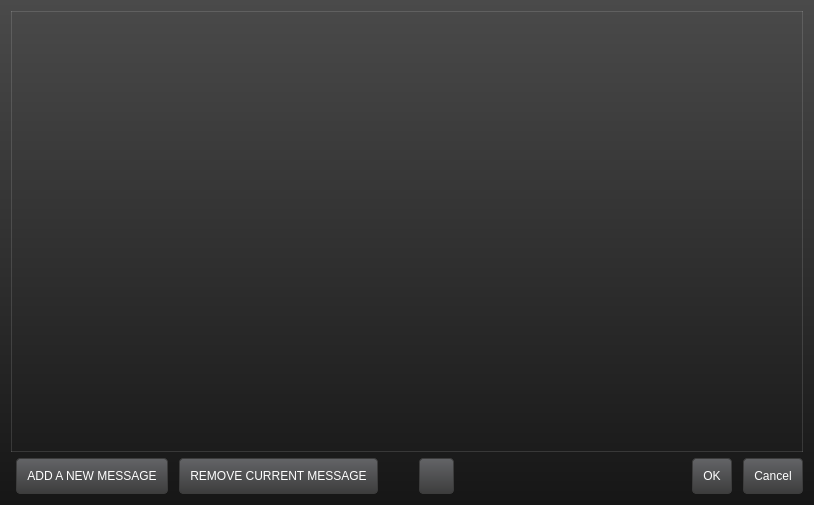
<?xml version="1.0" encoding="UTF-8"?>
<ui version="4.0">
 <class>ExtOscPatternAsk</class>
 <widget class="QDialog" name="ExtOscPatternAsk">
  <property name="geometry">
   <rect>
    <x>0</x>
    <y>0</y>
    <width>814</width>
    <height>505</height>
   </rect>
  </property>
  <property name="windowTitle">
   <string>IanniX — Message editor</string>
  </property>
  <property name="styleSheet">
   <string notr="true">QWidget#ExtOscPatternAsk {
	background-color: qlineargradient(spread:pad, x1:0, y1:0, x2:0, y2:1, stop:0 rgba(74, 74, 74, 255), stop:1 rgba(22, 22, 22, 255));
}

QTextEdit#help {
	color: white;
	background-color: transparent;
}


QWidget {
	font: 10px &quot;Arial&quot;;
}
QLabel {
	font: bold;
}

QTabWidget::pane {
	border: 1px solid rgba(255, 255, 255, 32);
}

QLabel {
	color: rgb(220, 220, 220);
}

QLineEdit {
	background: transparent;
	border: 0px solid transparent;
}

QPushButton, QSpinBox, QDoubleSpinBox, QLineEdit {
	border: 1px solid rgb(60, 60, 60);
	border-radius: 4px;
	background-color: qlineargradient(spread:pad, x1:0, y1:0, x2:0, y2:1, stop:0 rgba(99, 100, 103, 255), stop:1 rgba(61, 61, 61, 255));
}
QPushButton {
	margin-left: 5px;
	color: white;
	padding: 10px;
}
QPushButton:hover {
	border: 1px solid rgb(0, 187, 255);
	background-color: rgb(0, 137, 241, 128);
}
QPushButton::checked, QPushButton:pressed {
	background-color: rgb(0, 187, 255);
	color: white;
}


QCheckBox {
	spacing: 5px;
}
QCheckBox::indicator {
	width: 11px;
	height: 11px;
	border: 1px solid rgb(60, 60, 60);
	background-color: qlineargradient(spread:pad, x1:0, y1:0, x2:0, y2:1, stop:0 rgba(139, 140, 143, 255), stop:1 rgba(101, 101, 101, 255));
}
QCheckBox::indicator:checked {
	background-color: qlineargradient(spread:pad, x1:0, y1:0, x2:0, y2:1, stop:0 rgba(50, 237, 255), stop:1 rgba(0, 187, 255, 255));
}

QDoubleSpinBox, QSpinBox, QLineEdit  {
	padding: 2px;
	padding-top: 0px;
	color: white;
}
QSpinBox::up-button, QDoubleSpinBox::up-button {
	width: 5px;
    image: url(:/icons/res_icon_plus.png);
	padding: 2px;
	border: 0px solid transparent;
	background: rgba(255, 255, 255, 64);
}
QSpinBox::down-button, QDoubleSpinBox::down-button {
	width: 5px;
    image: url(:/icons/res_icon_minus.png);
	padding: 2px;
	border: 0px solid transparent;
	background: rgba(255, 255, 255, 64);
}



QTreeWidget {
	alternate-background-color: rgb(79, 79, 81);
	color: white;
	border: 0px solid transparent;
	gridline-color: rgb(150, 152, 137);
	selection-background-color: rgb(0, 187, 255);
	background: transparent;
	background-color: rgb(63, 64, 64);
}
QTreeWidget::item {
}
QHeaderView {
	background: transparent;
	border: 0px solid transparent;
	color: rgb(203, 203, 203);
	min-height: 12px;
}
QHeaderView::section {
	background: rgba(255, 255, 255, 64);
	padding-left: 4px;
	border: 0px solid transparent;
	border-top-left-radius:  6px;
	border-top-right-radius: 6px;
	font: bold;
}

QTreeView::indicator {
	border: 1px solid rgb(60, 60, 60);
	width: 11px;
	height: 11px;
}
QTreeView::indicator:unchecked {
	background-color: qlineargradient(spread:pad, x1:0, y1:0, x2:0, y2:1, stop:0 rgba(139, 140, 143, 255), stop:1 rgba(101, 101, 101, 255));
}
QTreeView::indicator:checked {
	background-color: qlineargradient(spread:pad, x1:0, y1:0, x2:0, y2:1, stop:0 rgba(50, 237, 255), stop:1 rgba(0, 187, 255, 255));
}



QScrollBar:vertical, QScrollBar:horizontal {
	border: 0px solid transparent;
	background: rgba(255, 255, 255, 32);
}
QScrollBar::handle:vertical, QScrollBar::handle:horizontal {
	border: 0px solid transparent;
	background: rgb(161, 161, 161);
	border-radius: 3px;
}
QScrollBar:vertical {						width: 8px;					}
QScrollBar:horizontal {					height: 8px;				}
QScrollBar::handle:vertical {			min-height: 8px;		}
QScrollBar::handle:horizontal {	min-width: 8px;			}
QScrollBar::add-line:vertical, QScrollBar::add-line:hozirontal, QScrollBar::sub-line:vertical, QScrollBar::sub-line:horizontal, QScrollBar::up-arrow:vertical, QScrollBar::up-arrow:horizontal, QScrollBar::down-arrow:vertical, QScrollBar::down-arrow:horizontal {
	border: 0px solid transparent;
	background: transparent;
	width: 1px;
	height: 1px;
}
QScrollBar::add-page:vertical, QScrollBar::sub-page:vertical, QScrollBar::add-page:horizontal, QScrollBar::sub-page:horizontal {
	background: none;
}


QSplitter::handle {
	background: rgb(255, 255, 255, 30);
}
QSplitter::handle:pressed {
	background: rgb(0, 187, 255);
 }
QSplitter::handle:horizontal	 	{	width: 4px; }
QSplitter::handle:vertical     		{	height: 4px; }

</string>
  </property>
  <layout class="QVBoxLayout" name="verticalLayout">
   <item>
    <widget class="QTabWidget" name="tabs">
     <property name="currentIndex">
      <number>-1</number>
     </property>
    </widget>
   </item>
   <item>
    <layout class="QHBoxLayout" name="horizontalLayout">
     <item>
      <widget class="QPushButton" name="addButton">
       <property name="minimumSize">
        <size>
         <width>150</width>
         <height>0</height>
        </size>
       </property>
       <property name="text">
        <string>ADD A NEW MESSAGE</string>
       </property>
      </widget>
     </item>
     <item>
      <widget class="QPushButton" name="removeButton">
       <property name="minimumSize">
        <size>
         <width>150</width>
         <height>0</height>
        </size>
       </property>
       <property name="text">
        <string>REMOVE CURRENT MESSAGE</string>
       </property>
      </widget>
     </item>
     <item>
      <spacer name="horizontalSpacer_2">
       <property name="orientation">
        <enum>Qt::Horizontal</enum>
       </property>
       <property name="sizeType">
        <enum>QSizePolicy::Fixed</enum>
       </property>
       <property name="sizeHint" stdset="0">
        <size>
         <width>30</width>
         <height>20</height>
        </size>
       </property>
      </spacer>
     </item>
     <item>
      <widget class="QPushButton" name="help">
       <property name="minimumSize">
        <size>
         <width>40</width>
         <height>0</height>
        </size>
       </property>
       <property name="maximumSize">
        <size>
         <width>40</width>
         <height>40</height>
        </size>
       </property>
       <property name="text">
        <string/>
       </property>
       <property name="icon">
        <iconset resource="IanniX.qrc">
         <normaloff>:/actions/res_icon_help.png</normaloff>:/actions/res_icon_help.png</iconset>
       </property>
       <property name="iconSize">
        <size>
         <width>32</width>
         <height>32</height>
        </size>
       </property>
      </widget>
     </item>
     <item>
      <spacer name="horizontalSpacer">
       <property name="orientation">
        <enum>Qt::Horizontal</enum>
       </property>
       <property name="sizeHint" stdset="0">
        <size>
         <width>40</width>
         <height>20</height>
        </size>
       </property>
      </spacer>
     </item>
     <item>
      <widget class="QDialogButtonBox" name="buttonBox">
       <property name="orientation">
        <enum>Qt::Horizontal</enum>
       </property>
       <property name="standardButtons">
        <set>QDialogButtonBox::Cancel|QDialogButtonBox::Ok</set>
       </property>
      </widget>
     </item>
    </layout>
   </item>
  </layout>
 </widget>
 <tabstops>
  <tabstop>addButton</tabstop>
  <tabstop>help</tabstop>
  <tabstop>buttonBox</tabstop>
 </tabstops>
 <resources>
  <include location="IanniX.qrc"/>
 </resources>
 <connections>
  <connection>
   <sender>buttonBox</sender>
   <signal>accepted()</signal>
   <receiver>ExtOscPatternAsk</receiver>
   <slot>accept()</slot>
   <hints>
    <hint type="sourcelabel">
     <x>987</x>
     <y>684</y>
    </hint>
    <hint type="destinationlabel">
     <x>157</x>
     <y>180</y>
    </hint>
   </hints>
  </connection>
  <connection>
   <sender>buttonBox</sender>
   <signal>rejected()</signal>
   <receiver>ExtOscPatternAsk</receiver>
   <slot>reject()</slot>
   <hints>
    <hint type="sourcelabel">
     <x>987</x>
     <y>684</y>
    </hint>
    <hint type="destinationlabel">
     <x>286</x>
     <y>180</y>
    </hint>
   </hints>
  </connection>
  <connection>
   <sender>help</sender>
   <signal>released()</signal>
   <receiver>ExtOscPatternAsk</receiver>
   <slot>help()</slot>
   <hints>
    <hint type="sourcelabel">
     <x>423</x>
     <y>687</y>
    </hint>
    <hint type="destinationlabel">
     <x>267</x>
     <y>-106</y>
    </hint>
   </hints>
  </connection>
  <connection>
   <sender>addButton</sender>
   <signal>released()</signal>
   <receiver>ExtOscPatternAsk</receiver>
   <slot>actionAddMessage()</slot>
   <hints>
    <hint type="sourcelabel">
     <x>42</x>
     <y>684</y>
    </hint>
    <hint type="destinationlabel">
     <x>-87</x>
     <y>58</y>
    </hint>
   </hints>
  </connection>
  <connection>
   <sender>removeButton</sender>
   <signal>released()</signal>
   <receiver>ExtOscPatternAsk</receiver>
   <slot>actionRemoveMessage()</slot>
   <hints>
    <hint type="sourcelabel">
     <x>218</x>
     <y>675</y>
    </hint>
    <hint type="destinationlabel">
     <x>453</x>
     <y>744</y>
    </hint>
   </hints>
  </connection>
 </connections>
 <slots>
  <slot>itemClicked(QListWidgetItem*)</slot>
  <slot>actionAddMessage()</slot>
  <slot>actionRemoveMessage()</slot>
  <slot>help()</slot>
 </slots>
</ui>
